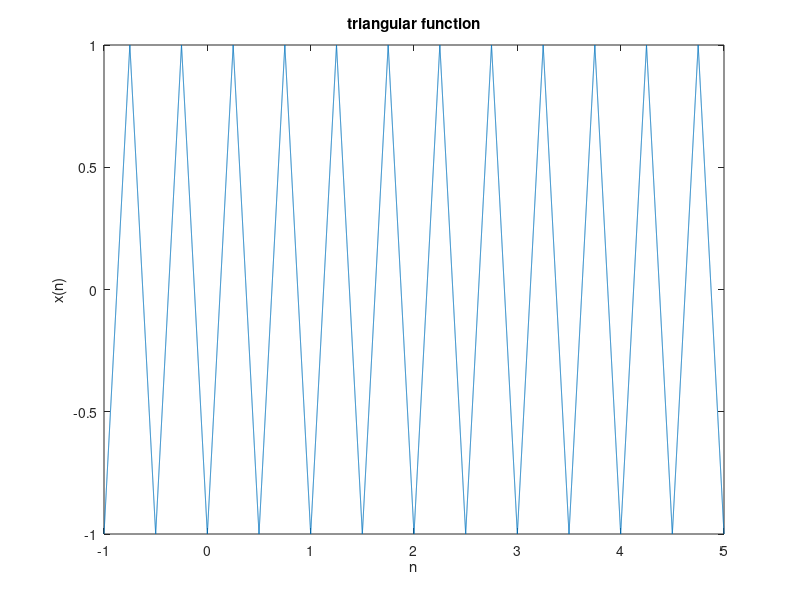

Reproduce this figure in MATLAB.
clc;
clear all;
close all;
t=-1:.0002:5;
f=2;
x=sawtooth(2*pi*2*t,1/2);
plot(t,x);
title('triangular function');
xlabel('n');
ylabel('x(n)');